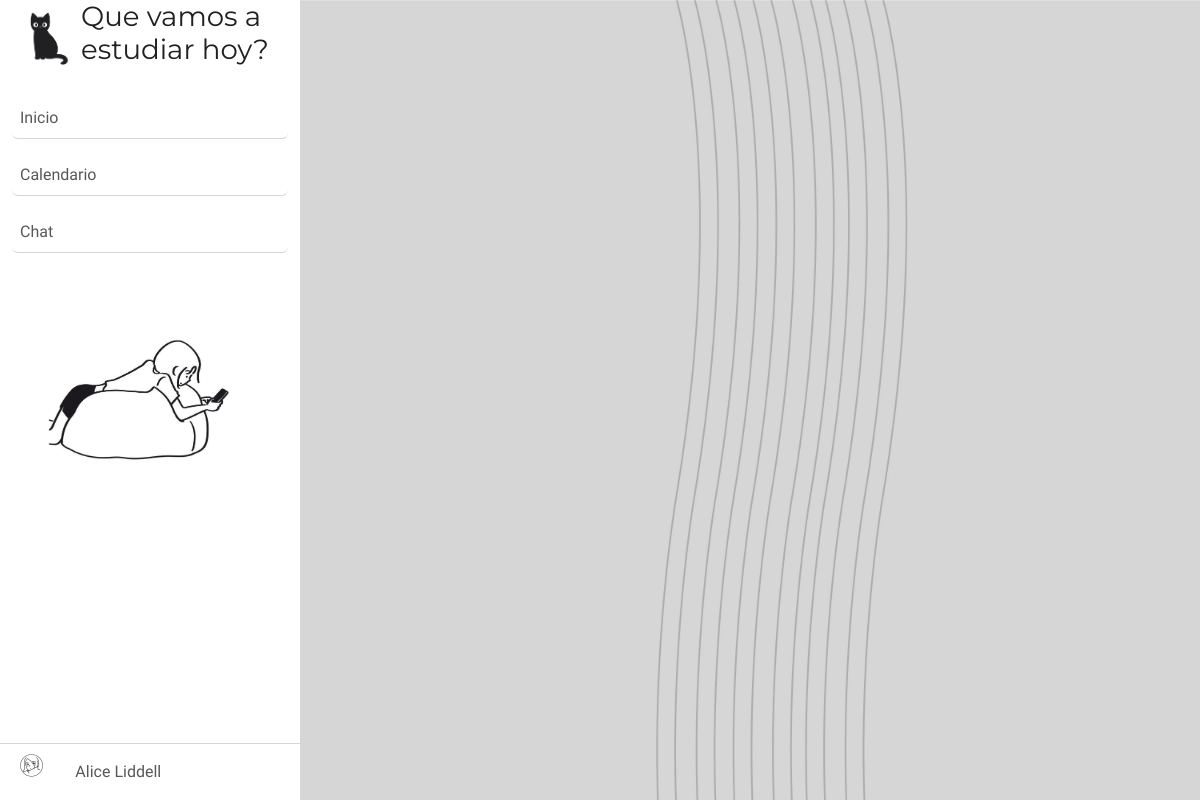
/homeBetter/ (signed in), run on an earlier commit of the app's database.
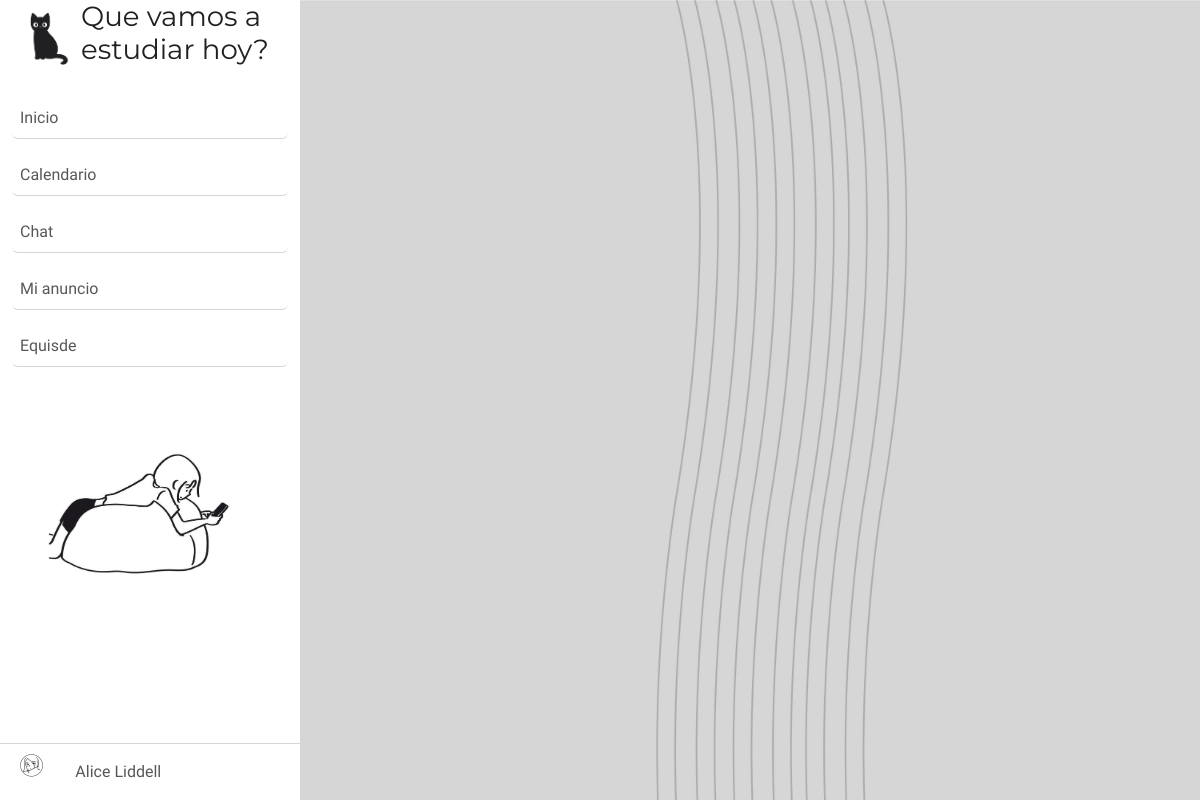
And on a later commit of the database.
### clasesYa/models.py (models this page shows, shortened)
class User(AbstractBaseUser, PermissionsMixin):
    correo = models.EmailField(blank = True, default='', unique=True)
    nombre = models.CharField(max_length = 70, blank=True, default='')
    apellido = models.CharField(max_length = 70, blank=True, default='')
    rut = models.CharField(max_length = 10, blank=True, default='')
    dv = models.CharField(max_length = 1, blank=True, default='')
    telefono = models.CharField(max_length=15, blank=True, default='0')
    tipo = models.ForeignKey(TipoUsuario, on_delete=models.CASCADE, null=True)
    is_active = models.BooleanField(default = True)
    is_superuser = models.BooleanField(default = False)
    is_staff = models.BooleanField(default = False)
    objects = CustomUserManager()
    USERNAME_FIELD = 'correo'
    EMAIL_FIELD = 'correo'
    REQUIRED_FIELDS = []
    class Meta:
        verbose_name = 'Usuario'
        verbose_name_plural = 'Usuarios'

### clasesYa/views.py (the view)
# urls.py: path('homeBetter/', views.homeBetter, name='homeBetter'),
def homeBetter(request):
    user = request.user
    anuncio = Anuncio.objects.filter(usuario=user).first()
    if request.method == "POST":
        if 'actualizarPerfil' in request.POST:
            actualizarUsuario(request)
            return render(request, "homeBetter.html", { 'user': user, 'anuncio': anuncio })
        if 'crearAnuncio' in request.POST:
            crearAnuncio(request)
            return render(request, "homeBetter.html", { 'user': user, 'anuncio': anuncio })
        if 'modificarAnuncio' in request.POST:
            modificarAnuncio(request)
            anuncio = Anuncio.objects.filter(usuario=user).first()
            return render(request, "homeBetter.html", { 'user': user, 'anuncio': anuncio })
    else:
        return render(request, "homeBetter.html", { 'user': user, 'anuncio': anuncio })

### clasesYa/templates/homeBetter.html (shortened to what this page needs)
{% extends 'base.html' %} {% load static %} {% block head %}
<link rel="stylesheet" href="{% static '/css/homeBetter.css' %}" />
{% endblock %} {% block body %}
<div class="container-fluid">
    <div class="row customRows">
        <div class="col col-md-3 d-flex flex-column">
            <div class="d-flex mb-4">
                <img src="{% static '/img/cat.png' %}" alt="Logo" class="img-fluid w-25 align-self-center" />
                <h1 class="heading-4 align-self-center">Que vamos a estudiar hoy?</h1>
            </div>
            <ul class="m-0 p-0">
                <a href="#" class="text-decoration-none"><p class="parrafo menuItem rounded-2 p-2" id="btnSlideInicio">Inicio</p></a>
                <a href="#" class="text-decoration-none"><p class="parrafo menuItem rounded-2 p-2">Calendario</p></a>
                <a href="#" class="text-decoration-none"><p class="parrafo menuItem rounded-2 p-2">Chat</p></a>
                {% if user.tipo.nombreTipo == '1' %}
                <a href="#" class="text-decoration-none"><p class="parrafo menuItem rounded-2 p-2" id="btnSlideMiAnuncio">Mi anuncio</p></a>
                <a href="#" class="text-decoration-none"><p class="parrafo menuItem rounded-2 p-2">Equisde</p></a>
                {% elif user.tipo.nombreTipo == '2' %}
                <a href="#" class="text-decoration-none"><p class="parrafo menuItem rounded-2 p-2">Buscar clases</p></a>
                {% endif %}
            </ul>
            <div class="text-center">
                <img src="{% static '/img/laying.png' %}" alt="" class="w-75" />
            </div>
            <div class="profileContainer row p-2 mt-auto">
                <div class="col-2">
                    <img src="{% static '/img/girl3.png' %}" class="w-100" />
                </div>
                <div class="col-10 my-auto">
                    <a href="#" class="text-decoration-none">
                        <p class="parrafo menuItem rounded-2 p-2 m-0 border-0" id="btnSlidePerfil">
                            {% if user.nombre and user.apellido %} {{ user.nombre }} {{ user.apellido }} {% else %} Actualiza tu perfil! {% endif %}
                        </p>
                    </a>
                </div>
            </div>
        </div>
        <div class="col col-md-9 customCol2 d-flex">
        </div>
    </div>
</div>
{% endblock %}

### clasesYa/templates/base.html (shortened to what this page needs)
{% load static %}
<!DOCTYPE html>
<html lang="es">
<head>
    <link href="https://cdn.jsdelivr.net/npm/bootstrap@5.3.2/dist/css/bootstrap.min.css" rel="stylesheet"
 />
    <link rel="stylesheet" href="{% static '/css/base.css' %}">
    {% block head %}
    {% endblock head %}
</head>
<body>
    {% block body %}
    {% endblock body %}
</body>
</html>

### clasesYa/static/css/base.css (style rules this page uses)
:root { --negroTextoFuerte: #201f22; --negroTexto: #585759; --gris: #8f8e90; --grisClaro: #c7c7c7; --grisClaro2: #d6d6d6; --azul: #5281fa; --rojo: #fa5e52; --amarillo: #faf252; --amarilloNaranja: #fade52; --amarilloNaranja2: #faca52; }
.heading-4 { font-family: "Montserrat", sans-serif; font-size: 1.728rem; font-weight: normal; color: var(--negroTextoFuerte); }
.parrafo { font-family: "Comfortaa", sans-serif; font-size: 1rem; color: var(--negroTexto); }

### clasesYa/static/css/homeBetter.css (style rules this page uses)
.menuItem { transition: background-color 0.3s ease; border-bottom: 1px solid var(--grisClaro2); }
.profileContainer { border-top: 1px solid var(--grisClaro2); }
.customRows { height: 100vh; }
.customCol2 { background-image: url("/static/img/linesBg.jpg"); background-repeat: no-repeat; background-size: cover; height: 100vh; }

What changed in the data, as far as the page shows it:
changed User "Alice": tipo_id empty → 1 (drawn)
Also different on the page:
text now shown: "Mi anuncio Equisde"
